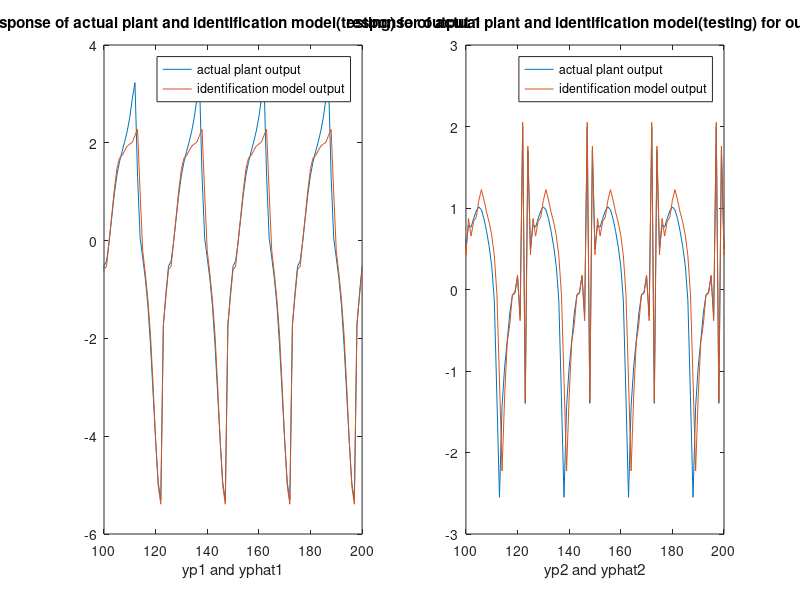

The MATLAB source for this figure:
%%%% IDENTIFICATION EXAMPLE 5 ONE LAYER

%%%%%%%%%%%%% IDENTIFICATION PROCESS
clc;clear;
k=1:50000;
f1=@(x,y)(x/(1+y^2));
f2=@(x,y)(x*y/(1+y^2));
difftanh=@(x)(sech(x).^2);

yp=[zeros(2,1) zeros(2,length(k))];
yphat=[zeros(2,1) zeros(2,length(k))];
u=-1+2*randn(2,length(k)+1);

NN_1class=[2 200 1];
NN_2class=[2 200 1];
in_1=NN_1class(1);n1_1=NN_1class(2);out_1=NN_1class(3);
in_2=NN_2class(1);n1_2=NN_2class(2);out_2=NN_2class(3);

W1_1=randn(in_1+1,n1_1);
W2_1=zeros(n1_1+1,out_1);

W1_2=randn(in_2+1,n1_2);
W2_2=zeros(n1_2+1,out_2);

eta=0.001;

for i=2:length(k)+1
    f1x=f1(yp(1,i-1),yp(2,i-1));
    f2x=f2(yp(1,i-1),yp(2,i-1));
    yp(:,i)=[ f1x ; f2x]+u(:,i-1);
    
    A1_1=[1 yp(1,i-1) yp(2,i-1)]*W1_1;
    y1_1=tanh(A1_1);
    A2_1=[1 y1_1]*W2_1;
    N_1=A2_1;
    
    A1_2=[1 yp(1,i-1) yp(2,i-1)]*W1_2;
    y1_2=tanh(A1_2);
    A2_2=[1 y1_2]*W2_2;
    N_2=A2_2;
    
    e_1= -(N_1 - f1x);
    e_2= -(N_2 - f2x);
    
    del2_1=e_1;
    del1_1=difftanh(A1_1).*(del2_1*W2_1(2:end,:)');
    Jw2_1=[1 y1_1]'*del2_1;
    Jw1_1=[1 yp(1,i-1) yp(2,i-1)]'*del1_1;
    W2_1=W2_1+eta*Jw2_1;
    W1_1=W1_1+eta*Jw1_1;
    
    del2_2=e_2;
    del1_2=difftanh(A1_2).*(del2_2*W2_2(2:end,:)');
    Jw2_2=[1 y1_2]'*del2_2;
    Jw1_2=[1 yp(1,i-1) yp(2,i-1)]'*del1_2;
    W2_2=W2_2+eta*Jw2_2;
    W1_2=W1_2+eta*Jw1_2;
    
    yphat(:,i)=[N_1; N_2]+u(:,i-1);
end

k=1:10000;
yp=[zeros(2,1) zeros(2,length(k))];
yphat=[zeros(2,1) zeros(2,length(k))];
u=[sin((2*pi).*k./25);cos((2*pi).*k./25)];
error_1_test=zeros(1,length(k));
error_2_test=zeros(1,length(k));
for i=2:length(k)+1
    f1x=f1(yp(1,i-1),yp(2,i-1));
    f2x=f2(yp(1,i-1),yp(2,i-1));
    yp(:,i)=[ f1x ; f2x]+u(:,i-1);
    
    A1_1=[1 yphat(1,i-1) yphat(2,i-1)]*W1_1;
    y1_1=tanh(A1_1);
    A2_1=[1 y1_1]*W2_1;
    N_1=A2_1;
    
    A1_2=[1 yphat(1,i-1) yphat(2,i-1)]*W1_2;
    y1_2=tanh(A1_2);
    A2_2=[1 y1_2]*W2_2;
    N_2=A2_2;
    
    e_1= -(N_1 - f1x);
    e_2= -(N_2 - f2x);
    
    yphat(:,i)=[N_1; N_2]+u(:,i-1);
    
    error_1_test(i-1)=e_1;
    error_2_test(i-1)=e_2;
end
%%
figure;
subplot(121);
plot(error_1_test)
title('Testing error of NN1')
rmse_1=rms(error_1_test)
subplot(122);
plot(error_2_test)
title('Testing error of NN2')
rmse_2=rms(error_2_test)
VAF1=(1-var(yp(1,:)-yphat(1,:))/var(yp(1,:)))*100
VAF2=(1-var(yp(2,:)-yphat(2,:))/var(yp(2,:)))*100

subplot(121);
plot(yp(1,:));
hold on
plot(yphat(1,:))
xlim([100 200])
title('response of actual plant and identification model(testing) for output 1');
xlabel('yp1 and yphat1')
legend('actual plant output','identification model output');
subplot(122);
plot(yp(2,:));
hold on
plot(yphat(2,:));
xlim([100 200])
title('response of actual plant and identification model(testing) for output 2');
xlabel('yp2 and yphat2')
legend('actual plant output','identification model output');